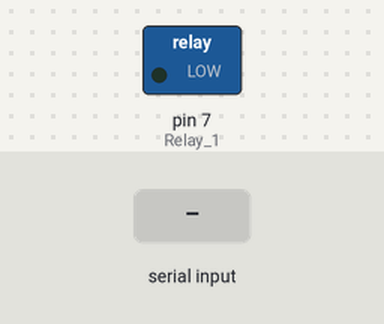
Simulated run of this sketch. Board: Arduino Uno, built with avr-gcc and run on an emulated ATmega328P. On the bench: switched loads named in the sketch (green lamp = pin HIGH). Inputs (shaded band) come from the test bench. What the sketch prints to the serial monitor is not drawn.

Above: at 1.2 s.
1.3 s: "1" received over Serial
At 2.2 s:
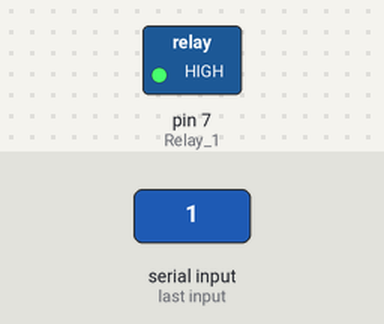
2.8 s: "0" received over Serial
At 3.3 s:
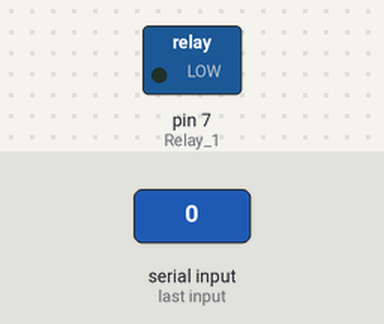
Timing chart, 0 to 5.8 s (numbered marks = the images above; inputs shaded):
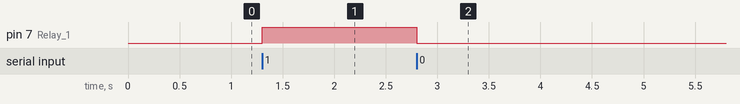

Measured:
- after the input at 1.3 s, pin 7 (Relay_1): LOW → HIGH at once
- after the input at 2.8 s, pin 7 (Relay_1): HIGH → LOW at once

The sketch:

dedicated_light_control.ino
```cpp
int val; //переменная в которую записывается сигнал через bluetooth
int Relay_1 = 7; // порт D7;
/* Предварительная загрузка выполняется 1 раз только при включении */
void setup(){
  Serial.begin(9600); // запуск работы со скоростью 9600 бит/с
  pinMode(Relay_1, OUTPUT); //обозначаем, что Reley_1, это порт вывода
  Serial.println("Press 1 to ON or 0 to OFF");
} /* Конец предварительной загрузки*/
void loop(){
  if (Serial.available()){// Прием данных из буфера
    val = Serial.read(); // Присваеваем переменной val, то что пришло в порт из bluetooth
    if (val == '1'){  // Если пришла единица, то включаем свет командо digitalWrite со вторым параметром HIGH
      digitalWrite(Relay_1, HIGH);
      Serial.println("Relay — ON");//Вывод сообщения в bluetooth терминале о том, что свет включен
    }
    if ( val == '0'){// Если пришел ноль, то выключаем свет той же командой только со вторым аргументом LOW
      digitalWrite(Relay_1, LOW);
      Serial.println("Relay — OFF");// Вывод сообщения в bluetooth терминале о том, что свет выключен
    }
  }
}
```
